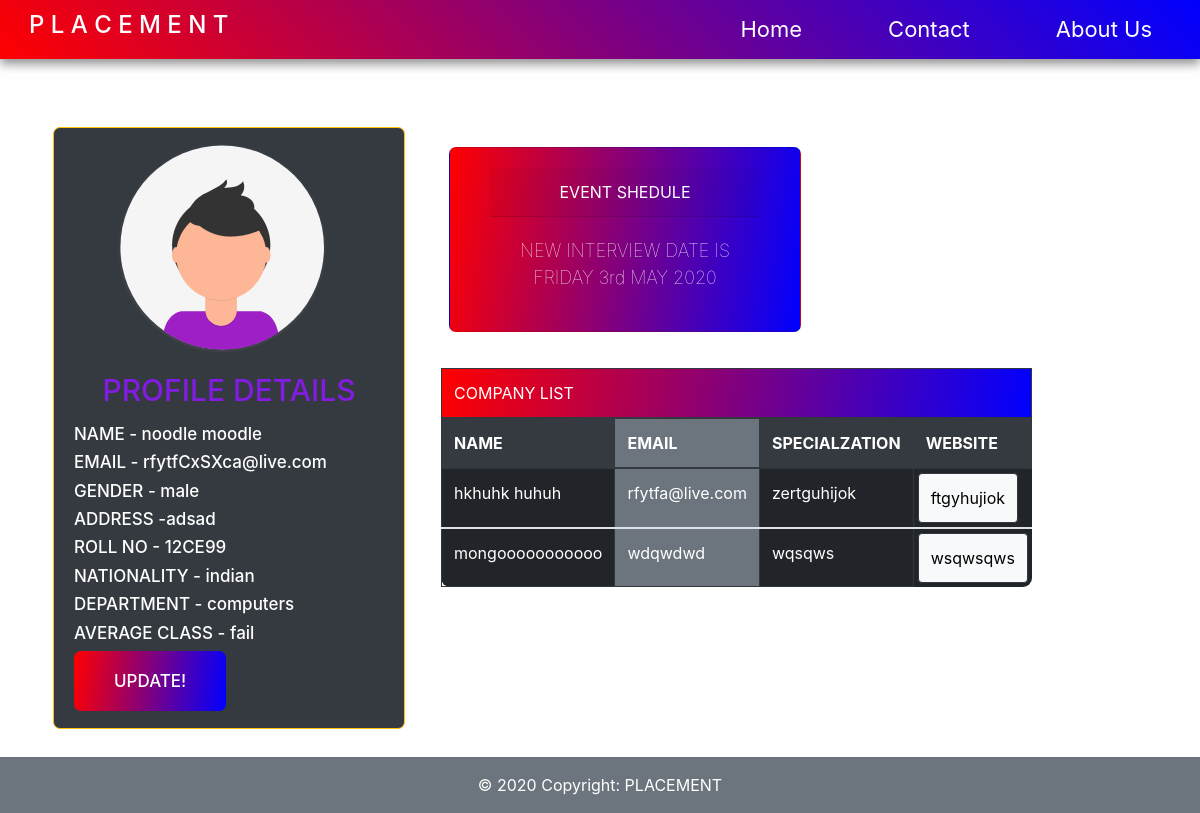
The app's page /placement/student.php (signed in) with its own data.
### tables this page shows
CREATE TABLE `student` (
  `id` int(100) NOT NULL,
  `username` varchar(100) NOT NULL,
  `pass` varchar(100) NOT NULL,
  `sex` enum('male','female') NOT NULL,
  `name` varchar(100) NOT NULL,
  `email` varchar(100) NOT NULL,
  `address` varchar(100) NOT NULL,
  `rollno` varchar(100) NOT NULL,
  `nationality` enum('indian','other') NOT NULL,
  `avg_class` enum('fail','first class','second class','distinction') NOT NULL,
  `department` enum('mechanical','electronics','computers','automobile','medical electronics') NOT NULL,
  `usertype` varchar(100) NOT NULL,
  `state` enum('active','inactive') NOT NULL
);

CREATE TABLE `event` (
  `id` int(11) NOT NULL,
  `event` varchar(100) NOT NULL
);

CREATE TABLE `company` (
  `id` int(11) NOT NULL,
  `username` varchar(100) NOT NULL,
  `pass` varchar(100) NOT NULL,
  `name` varchar(100) NOT NULL,
  `email` varchar(100) NOT NULL,
  `specialization` varchar(100) NOT NULL,
  `description` varchar(100) NOT NULL,
  `address` varchar(100) NOT NULL,
  `usertype` varchar(100) NOT NULL,
  `state` enum('active','inactive') NOT NULL,
  `website` varchar(100) NOT NULL
);

### placement/student.php (the view, shortened to what this page needs)
<?php
include 'includes/db.php';
$x=$_SESSION["username"];
$c = "select * from  company where state='active' ";
$c_result = mysqli_query($con, $c);
$e = "select * from  event";
$e_result = mysqli_query($con, $e);
while($row = mysqli_fetch_array($e_result))
{
    $event = $row['event'];
}
$s = "select * from  student where username='$x'";
$s_result = mysqli_query($con, $s);
?>
<!DOCTYPE html>
<html lang="en">
<head>
    <link rel="stylesheet" href="styles/style.css">
    <link rel="stylesheet" href="css/bootstrap.min.css">
    <link rel="stylesheet" href="https://maxcdn.bootstrapcdn.com/bootstrap/4.0.0/css/bootstrap.min.css">
    <link href="https://stackpath.bootstrapcdn.com/font-awesome/4.7.0/css/font-awesome.min.css" rel="stylesheet" >
</head>
<body>
    <nav class="navbar navbar-expand-lg " id="navbar-id">
  <h4 class="ml-3">P L A C E M E N T</h4>
  <div class="collapse navbar-collapse" id="nav-collapse">
    <ul class="navbar-nav ml-auto">
      <li class="nav-item active">
        <a class="nav-link active" href="index.php">Home </a>
      </li>
      <li class="nav-item">
        <a class="nav-link" href="contact.php">Contact</a>
      </li>
      <li class="nav-item">
        <a class="nav-link " href="about.php" >About Us</a>
      </li>
    </ul>
  </div>
</nav>
        <section id="content">
        <div class="container  ">
        <div class="row">
        <div class="col-12 col-md-6 col-lg-4  m-2 left-side tex-center ">
        <div class="card bg-dark border border-warning" style="width: 22rem; border-radius:7px;">
            <img src="images/student.svg" class="card-img-top  mt-3 " style="width:13rem;margin-left:4rem;" alt="Profile PIC">
            <div class="card-body " style="border-radius:7px">
            <h5 class="card-title text-center " style="color: rgb(129, 28, 224); font-size:30px;">PROFILE DETAILS</h5>
            <p class="card-text mb-3 ">
            <?php
while($row = mysqli_fetch_array($s_result))
{
?>
<h5 style="color:white; font-size:17px">NAME - <?php echo $row['name'];?></ h5>
<br>
<h5 style="color:white; font-size:17px">EMAIL - <?php echo $row['email'];?></ h5>
<br>
<h5 style="color:white; font-size:17px">GENDER - <?php echo $row['sex'];?></ h5>
<br>
 <h5 style="color:white; font-size:17px">ADDRESS -<?php echo $row['address'];?></ h5>
<br>
<h5 style="color:white; font-size:17px">ROLL NO - <?php echo $row['rollno'];?></ h5>
<br>
<h5 style="color:white; font-size:17px">NATIONALITY - <?php echo $row['nationality'];?></ h5>
<br>
<h5 style="color:white; font-size:17px">DEPARTMENT - <?php echo $row['department'];?></ h5>
<br>
<h5 style="color:white; font-size:17px">AVERAGE CLASS - <?php echo $row['avg_class'];?></ h5>
<h5 style="color:white; font-size:17px">STATE -<?php echo $row['state'];?></ h5>
<br>
<a href="student_update_page.php?id=<?php echo $row['id'];?> " class="bt-login " style="margin-top:24px;"> UPDATE! </a>
<?php }
?>
</p>    </div>
        </div>
        </div>
        <div class=" col-12 col-md-6 right-side">
         <div class="card text-center bt-login mb-2 m-2" style="max-width: 22rem;color:white">
  <div class="card-header ">EVENT SHEDULE</div>
  <div class="card-body ">
    <p class="card-text "  style="color:white"><?php echo $event ?></p>
  </div>
  </div>
<br>
<table class="table   table-dark table-bordered mt-1  table-responsive-sm table-responsive-md table-responsive-lg "  style="border-radius:9px;">
<thead class="thead bt-login">
<tr> <td scope="col" colspan="4" >COMPANY LIST</tr></tr>
</thead>
<thead class="thead bg-dark">
    <tr>
    <th scope="col">NAME</th>
    <th scope="col" class="bg-secondary" >EMAIL</th>
    <th scope="col">SPECIALZATION</th>
    <th scope="col">WEBSITE</th>
    </tr>
  </thead>
  <?php
while($row = mysqli_fetch_array($c_result))
{
?>
  <tbody>
  <tr>
<td scope="row"  ><?php echo $row['name'];?></td>
<td scope="row" class="bg-secondary"><?php echo $row['email']?></td>
<td scope="row"><?php echo $row['specialization']?></td>
<td scope="row" class=" btn btn-light m-1" ><a style="color:black;" href="<?php echo $row['website']?>"><?php echo $row['website']?></a></td>
</tr>
<?php
}
?>
</tbody>
</table>
        </div>
        </div>
        </div>
<footer class="page-footer font-small footer btn-secondary">
  <div class="footer-copyright text-center py-3">
    © 2020 Copyright: PLACEMENT
  </div>
</footer>
</body>
</html>

### placement/styles/style.css (style rules this page uses)
* { -webkit-box-sizing: border-box; box-sizing: border-box; margin: 0px; padding: 0px; }
body { font-family: 'Lucida Sans', 'Lucida Sans Regular', 'Lucida Grande', 'Lucida Sans Unicode', Geneva, Verdana, sans-serif; }
.navbar { background-image: linear-gradient(45deg, red, blue); -webkit-box-shadow: 0px 5px 10px rgba(112, 112, 112, 0.781); box-shadow: 0px 5px 10px rgba(112, 112, 112, 0.781); padding: 5px !important; }
h4 { color: white; padding: 6px 8px; }
.navbar-nav li { padding: 0px 35px; }
.navbar-nav li a { color: white; font-size: 22px; padding: 0px 10px; float: right; }
p { font-size: 18px; font-weight: 120; color: grey; }
.bt-login { color: white; margin-top: 20px !important; padding: 20px 40px; border-radius: 7px !important; cursor: pointer; background-image: linear-gradient(98deg, red, blue); }
#content { width: 100%; }
.container { padding: 20px; width: 100%; margin-top: 40px; }
.left-side { width: 80% !important; -webkit-column-gap: 20px; column-gap: 20px; }
.right-side { width: 100% !important; padding: 20px 20px; -webkit-column-gap: 20px; column-gap: 20px; }
.footer { background-color: 48; }

### placement/student.php (style rules this page uses)
h4 { color:white }

### records on screen
student: name "noodle moodle", email "rfytfCxSXca@live.com", sex "male", address "adsad", rollno "12CE99", nationality "indian", department "computers", avg_class "fail"
event: event "NEW INTERVIEW DATE IS FRIDAY 3rd MAY 2020"
company: name "hkhuhk huhuh", email "rfytfa@live.com", specialization "zertguhijok", website "ftgyhujiok"
company: name "mongooooooooooo", email "wdqwdwd", specialization "wqsqws", website "wsqwsqws"
